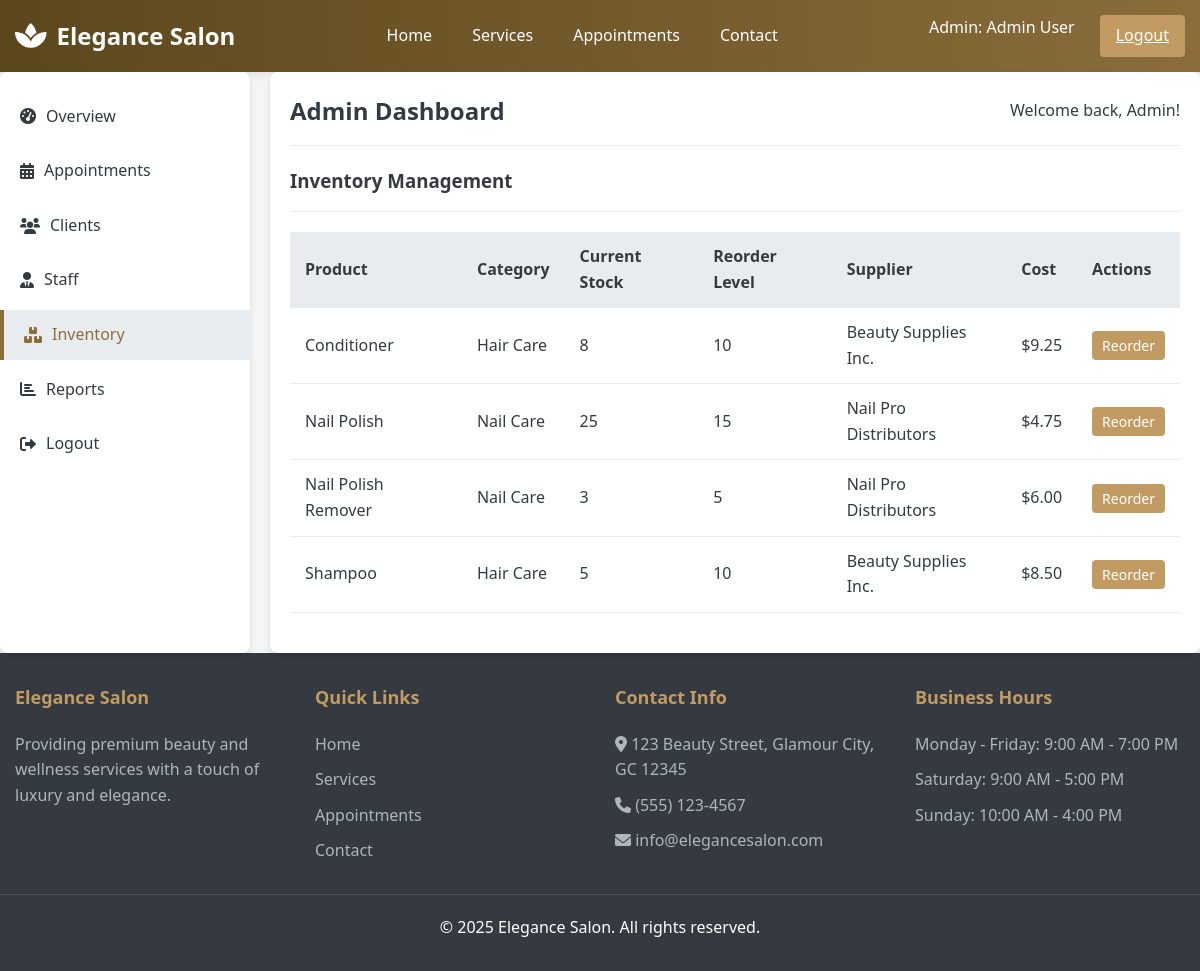
/admin-dashboard.php?view=inventory (signed in), run on the app's committed database.
### tables this page shows
CREATE TABLE IF NOT EXISTS inventory (
    id INT AUTO_INCREMENT PRIMARY KEY,
    product_name VARCHAR(100) NOT NULL,
    category VARCHAR(50),
    current_stock INT DEFAULT 0,
    reorder_level INT DEFAULT 10,
    supplier VARCHAR(100),
    cost DECIMAL(10,2),
    last_updated TIMESTAMP DEFAULT CURRENT_TIMESTAMP ON UPDATE CURRENT_TIMESTAMP
);

### admin-dashboard.php (the view, shortened to what this page needs)
<?php
require_once 'config.php';
$today = date('Y-m-d');
$week_start = date('Y-m-d', strtotime('monday this week'));
$stats_sql = "SELECT
    (SELECT COUNT(*) FROM appointments WHERE appointment_date = '$today' AND status != 'cancelled') as today_appointments,
    (SELECT COUNT(*) FROM users WHERE role = 'user') as total_clients,
    (SELECT COALESCE(SUM(amount), 0) FROM payments WHERE DATE(transaction_date) >= '$week_start') as week_revenue,
    (SELECT COUNT(*) FROM inventory WHERE current_stock < reorder_level) as low_stock";
$stats_result = $conn->query($stats_sql);
$stats = $stats_result->fetch_assoc();
$dashboard_page = isset($_GET['view']) ? $_GET['view'] : 'overview';
?>
<!DOCTYPE html>
<html lang="en">
<head>
    <link rel="stylesheet" href="https://cdnjs.cloudflare.com/ajax/libs/font-awesome/6.0.0/css/all.min.css">
    <link rel="stylesheet" href="style.css">
</head>
<body>
    <header>
        <div class="container header-container">
            <div class="logo">
                <i class="fas fa-spa"></i>
                <h1>Elegance Salon</h1>
            </div>
            <nav>
                <ul>
                    <li><a href="index.php?page=home" class="nav-link">Home</a></li>
                    <li><a href="index.php?page=services" class="nav-link">Services</a></li>
                    <li><a href="index.php?page=appointments" class="nav-link">Appointments</a></li>
                    <li><a href="index.php?page=contact" class="nav-link">Contact</a></li>
                </ul>
            </nav>
            <div class="auth-buttons">
                <span style="color: white; margin-right: 15px;">Admin: <?php echo $_SESSION['user_name']; ?></span>
                <a href="index.php?logout=1" class="btn btn-primary">Logout</a>
            </div>
        </div>
    </header>
    <section class="page">
        <div class="dashboard">
            <div class="sidebar">
                <ul class="sidebar-menu">
                    <li><a href="?view=overview" class="dashboard-link <?php echo $dashboard_page == 'overview' ? 'active' : ''; ?>">
                        <i class="fas fa-tachometer-alt"></i> Overview</a></li>
                    <li><a href="?view=appointments" class="dashboard-link <?php echo $dashboard_page == 'appointments' ? 'active' : ''; ?>">
                        <i class="fas fa-calendar-alt"></i> Appointments</a></li>
                    <li><a href="?view=clients" class="dashboard-link <?php echo $dashboard_page == 'clients' ? 'active' : ''; ?>">
                        <i class="fas fa-users"></i> Clients</a></li>
                    <li><a href="?view=staff" class="dashboard-link <?php echo $dashboard_page == 'staff' ? 'active' : ''; ?>">
                        <i class="fas fa-user-tie"></i> Staff</a></li>
                    <li><a href="?view=inventory" class="dashboard-link <?php echo $dashboard_page == 'inventory' ? 'active' : ''; ?>">
                        <i class="fas fa-boxes"></i> Inventory</a></li>
                    <li><a href="?view=reports" class="dashboard-link <?php echo $dashboard_page == 'reports' ? 'active' : ''; ?>">
                        <i class="fas fa-chart-bar"></i> Reports</a></li>
                    <li><a href="index.php?logout=1" class="logout-link">
                        <i class="fas fa-sign-out-alt"></i> Logout</a></li>
                </ul>
            </div>
            <div class="dashboard-content">
                <div class="dashboard-header">
                    <h2>Admin Dashboard</h2>
                    <p>Welcome back, Admin!</p>
                </div>
                <?php if ($dashboard_page == 'overview'): ?>
                <div id="admin-overview" class="dashboard-page active">
                    <h3>Business Overview</h3>
                    <div class="stats">
                        <div class="stat-card">
                            <i class="fas fa-calendar-check"></i>
                            <h3><?php echo $stats['today_appointments']; ?></h3>
                            <p>Appointments Today</p>
                        </div>
                        <div class="stat-card">
                            <i class="fas fa-users"></i>
                            <h3><?php echo $stats['total_clients']; ?></h3>
                            <p>Total Clients</p>
                        </div>
                        <div class="stat-card">
                            <i class="fas fa-dollar-sign"></i>
                            <h3>$<?php echo number_format($stats['week_revenue'], 2); ?></h3>
                            <p>Revenue This Week</p>
                        </div>
                        <div class="stat-card">
                            <i class="fas fa-exclamation-triangle"></i>
                            <h3><?php echo $stats['low_stock']; ?></h3>
                            <p>Low Stock Items</p>
                        </div>
                    </div>
                    <div class="form-row">
                        <div class="form-group">
                            <h3>Today's Appointments</h3>
                            <table>
                                <thead>
                                    <tr>
                                        <th>Time</th>
                                        <th>Client</th>
                                        <th>Service</th>
                                        <th>Stylist</th>
                                        <th>Status</th>
                                    </tr>
                                </thead>
                                <tbody>
                                    <?php
                                    $today_appointments_sql = "SELECT a.*,
                                        CONCAT(u.first_name, ' ', u.last_name) as client_name,
                                        s.name as service_name,
                                        CONCAT(su.first_name, ' ', su.last_name) as stylist_name
                                        FROM appointments a
                                        JOIN users u ON a.user_id = u.id
                                        JOIN services s ON a.service_id = s.id
                                        LEFT JOIN staff st ON a.staff_id = st.id
                                        LEFT JOIN users su ON st.user_id = su.id
                                        WHERE a.appointment_date = '$today' AND a.status != 'cancelled'
                                        ORDER BY a.appointment_time";
                                    $today_appointments = $conn->query($today_appointments_sql);
                                    if ($today_appointments->num_rows > 0):
                                        while ($app = $today_appointments->fetch_assoc()):
                                            $status_class = '';
                                            switch($app['status']) {
                                                case 'completed': $status_class = 'btn-success'; break;
                                                case 'confirmed': $status_class = 'btn-warning'; break;
                                                default: $status_class = 'btn-warning';
                                            }
                                    ?>
                                    <tr>
                                        <td><?php echo date('g:i A', strtotime($app['appointment_time'])); ?></td>
                                        <td><?php echo htmlspecialchars($app['client_name']); ?></td>
                                        <td><?php echo htmlspecialchars($app['service_name']); ?></td>
                                        <td><?php echo $app['stylist_name'] ? htmlspecialchars($app['stylist_name']) : 'Not Assigned'; ?></td>
                                        <td><span class="btn <?php echo $status_class; ?> btn-sm"><?php echo ucfirst($app['status']); ?></span></td>
                                    </tr>
                                    <?php
                                        endwhile;
                                    else:
                                    ?>
                                    <tr>
                                        <td colspan="5" style="text-align: center;">No appointments today</td>
                                    </tr>
                                    <?php endif; ?>
                                </tbody>
                            </table>
                        </div>
                        <div class="form-group">
                            <h3>Low Stock Alert</h3>
                            <table>
                                <thead>
                                    <tr>
                                        <th>Product</th>
                                        <th>Current Stock</th>
                                        <th>Reorder Level</th>
                                        <th>Action</th>
                                    </tr>
                                </thead>
                                <tbody>
                                    <?php
                                    $low_stock_sql = "SELECT * FROM inventory WHERE current_stock < reorder_level LIMIT 5";
                                    $low_stock = $conn->query($low_stock_sql);
                                    if ($low_stock->num_rows > 0):
                                        while ($item = $low_stock->fetch_assoc()):
                                    ?>
                                    <tr>
                                        <td><?php echo htmlspecialchars($item['product_name']); ?></td>
                                        <td><?php echo $item['current_stock']; ?></td>
                                        <td><?php echo $item['reorder_level']; ?></td>
                                        <td>
                                            <form method="POST" style="display: inline;">
                                                <input type="hidden" name="item_id" value="<?php echo $item['id']; ?>">
                                                <input type="hidden" name="quantity" value="<?php echo $item['reorder_level'] * 2; ?>">
                                                <button type="submit" name="reorder_item" class="btn btn-primary btn-sm">Reorder</button>
                                            </form>
                                        </td>
                                    </tr>
                                    <?php
                                        endwhile;
                                    else:
                                    ?>
                                    <tr>
                                        <td colspan="4" style="text-align: center;">All items are well stocked</td>
                                    </tr>
                                    <?php endif; ?>
                                </tbody>
                            </table>
                        </div>
                    </div>
                </div>
                <?php elseif ($dashboard_page == 'inventory'): ?>
                <div id="admin-inventory" class="dashboard-page">
                    <div class="dashboard-header">
                        <h3>Inventory Management</h3>
                    </div>
                    <table>
                        <thead>
                            <tr>
                                <th>Product</th>
                                <th>Category</th>
                                <th>Current Stock</th>
                                <th>Reorder Level</th>
                                <th>Supplier</th>
                                <th>Cost</th>
                                <th>Actions</th>
                            </tr>
                        </thead>
                        <tbody>
                            <?php
                            $inventory_sql = "SELECT * FROM inventory ORDER BY product_name";
                            $inventory = $conn->query($inventory_sql);
                            while ($item = $inventory->fetch_assoc()):
                            ?>
                            <tr>
                                <td><?php echo htmlspecialchars($item['product_name']); ?></td>
                                <td><?php echo htmlspecialchars($item['category']); ?></td>
                                <td><?php echo $item['current_stock']; ?></td>
                                <td><?php echo $item['reorder_level']; ?></td>
                                <td><?php echo htmlspecialchars($item['supplier']); ?></td>
                                <td>$<?php echo number_format($item['cost'], 2); ?></td>
                                <td>
                                    <div class="action-buttons">
                                        <form method="POST" style="display: inline;">
                                            <button type="submit" name="reorder_item" class="btn btn-primary btn-sm">Reorder</button>
                                        </form>
                                    </div>
                                </td>
                            </tr>
                            <?php endwhile; ?>
                        </tbody>
                    </table>
                </div>
                <?php endif; ?>
            </div>
        </div>
    </section>
    <footer>
        <div class="container footer-content">
            <div class="footer-section">
                <h3>Elegance Salon</h3>
                <p>Providing premium beauty and wellness services with a touch of luxury and elegance.</p>
            </div>
            <div class="footer-section">
                <h3>Quick Links</h3>
                <a href="index.php?page=home">Home</a>
                <a href="index.php?page=services">Services</a>
                <a href="index.php?page=appointments">Appointments</a>
                <a href="index.php?page=contact">Contact</a>
            </div>
            <div class="footer-section">
                <h3>Contact Info</h3>
                <p><i class="fas fa-map-marker-alt"></i> 123 Beauty Street, Glamour City, GC 12345</p>
                <p><i class="fas fa-phone"></i> (555) 123-4567</p>
                <p><i class="fas fa-envelope"></i> info@elegancesalon.com</p>
            </div>
            <div class="footer-section">
                <h3>Business Hours</h3>
                <p>Monday - Friday: 9:00 AM - 7:00 PM</p>
                <p>Saturday: 9:00 AM - 5:00 PM</p>
                <p>Sunday: 10:00 AM - 4:00 PM</p>
            </div>
        </div>
        <div class="container footer-bottom">
            <p>&copy; 2025 Elegance Salon. All rights reserved.</p>
        </div>
    </footer>
</body>
</html>

### data on the page
inventory: product_name "Conditioner", category "Hair Care", current_stock "8", reorder_level "10", supplier "Beauty Supplies Inc.", cost "9.25"
inventory: product_name "Nail Polish", category "Nail Care", current_stock "25", reorder_level "15", supplier "Nail Pro Distributors", cost "4.75"
inventory: product_name "Nail Polish Remover", category "Nail Care", current_stock "3", reorder_level "5", supplier "Nail Pro Distributors", cost "6.00"
inventory: product_name "Shampoo", category "Hair Care", current_stock "5", reorder_level "10", supplier "Beauty Supplies Inc.", cost "8.50"

### other printed values
$_SESSION['user_name'] "Admin User"
